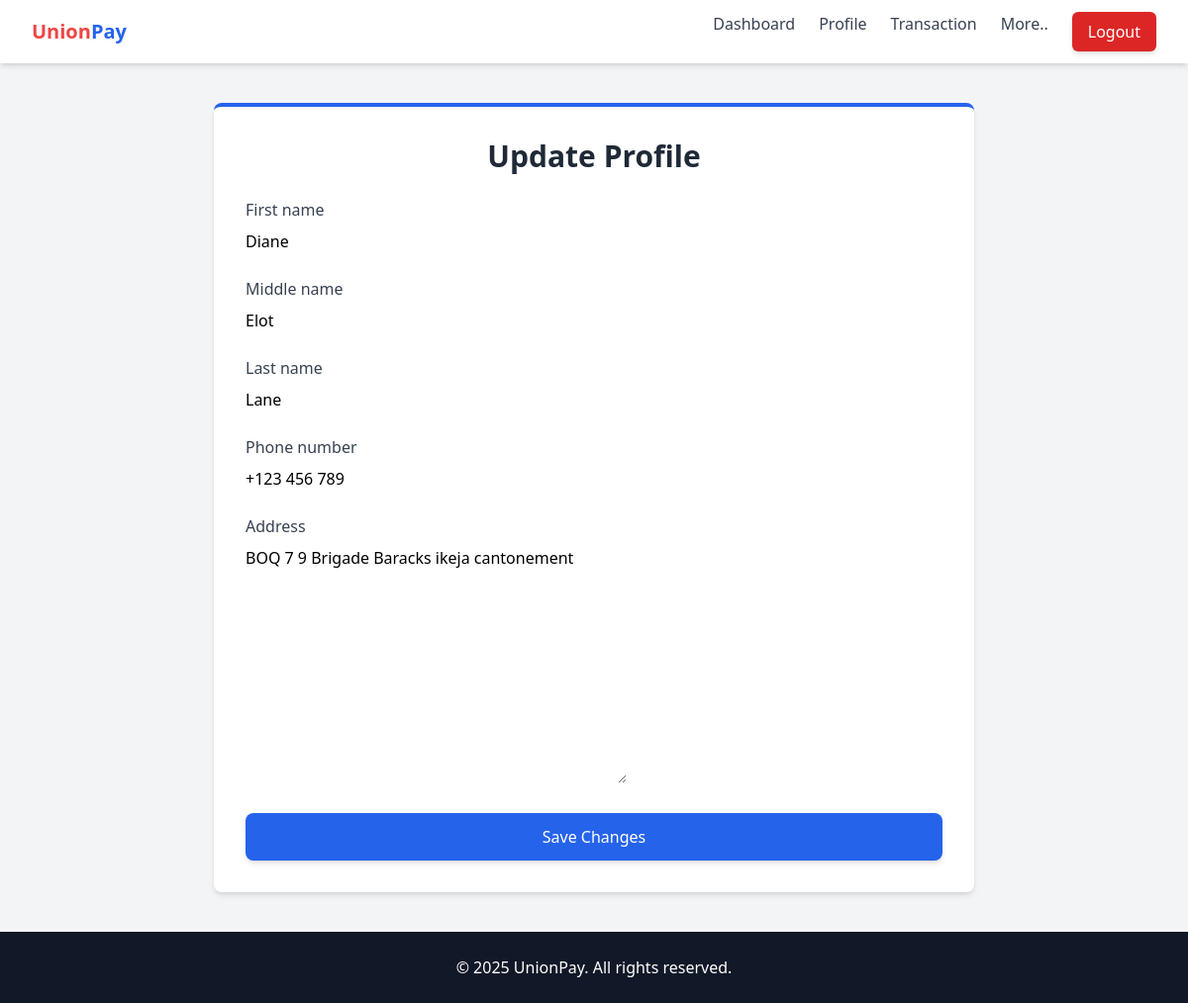
Before: /userdetails/profile/update/ (signed in) with the older database file.
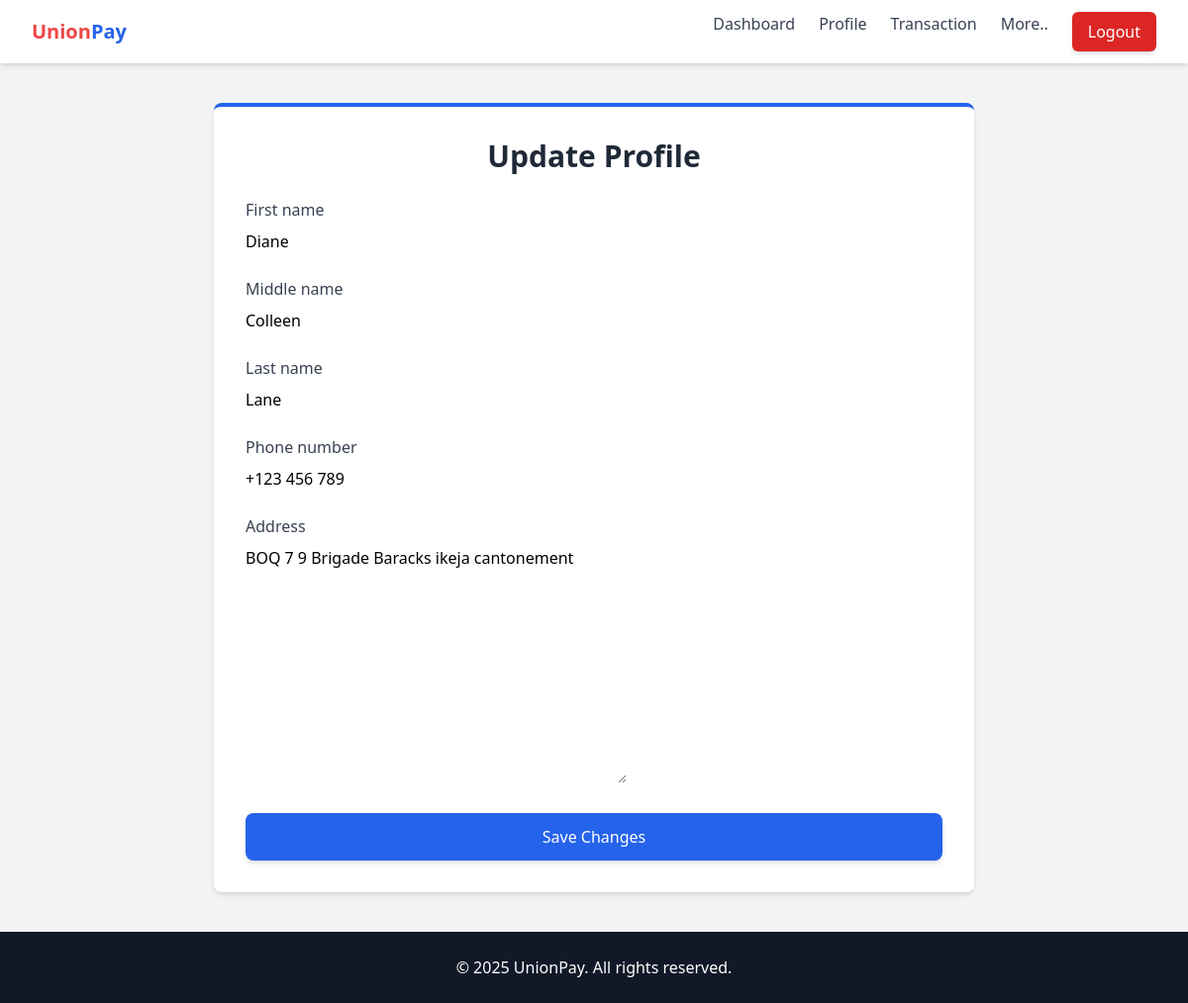
After: the same page with the newer database file.
### userdetails/models.py (models this page shows, shortened)
class UserDetails(models.Model):
    user = models.OneToOneField(User, on_delete=models.CASCADE, related_name='profile')
    first_name = models.CharField(max_length=100)
    middle_name = models.CharField(max_length=100, blank=True, null=True)
    last_name = models.CharField(max_length=100)
    phone_number = models.CharField(max_length=15)
    address = models.TextField()
    ACCOUNT_TYPES = [('Basic', 'Basic'), ('Premium', 'Premium')]
    account_type = models.CharField(max_length=20, choices=ACCOUNT_TYPES, default='Basic')
    branch = models.CharField(max_length=100)
    kyc_status = models.BooleanField(default=False)
    linked_account = models.CharField(max_length=100, blank=True, null=True)
    date_joined = models.DateField(auto_now_add=True)

### userdetails/views.py (the view)
# urls.py: path('profile/update/', update_profile, name='update_profile'),
@login_required
def update_profile(request):
    profile, created = UserDetails.objects.get_or_create(user=request.user)
    if request.method == "POST":
        form = UserDetailsForm(request.POST, instance=profile)
        if form.is_valid():
            form.save()
            return redirect('profile')
    else:
        form = UserDetailsForm(instance=profile)
    return render(request, 'userdetails/update_profile.html', {'form': form})

### userdetails/forms.py
class UserDetailsForm(forms.ModelForm):
    class Meta:
        model = UserDetails
        fields = ['first_name', 'middle_name', 'last_name', 'phone_number', 'address']

### userdetails/templates/userdetails/update_profile.html (shortened to what this page needs)
{% extends "bankPages/sbase.html" %}
{% block content %}
<div class="max-w-3xl mx-auto bg-white p-8 rounded-lg shadow-md border-t-4 border-blue-600 mt-10">
    <h2 class="text-3xl font-bold text-gray-800 text-center mb-6">Update Profile</h2>
    <form method="POST" enctype="multipart/form-data" class="space-y-6">
        {% for field in form %}
        <div>
            <label class="block text-gray-700 font-medium mb-2">{{ field.label }}</label>
            {{ field }}
        </div>
        {% endfor %}
        <button type="submit"
                class="w-full bg-blue-600 text-white py-3 rounded-lg shadow-md hover:bg-blue-700 transition">
            Save Changes
        </button>
    </form>
</div>
{% endblock %}

Changed rows visible on the page:
changed UserDetails "Diane": middle_name "Elot" → "Colleen"
